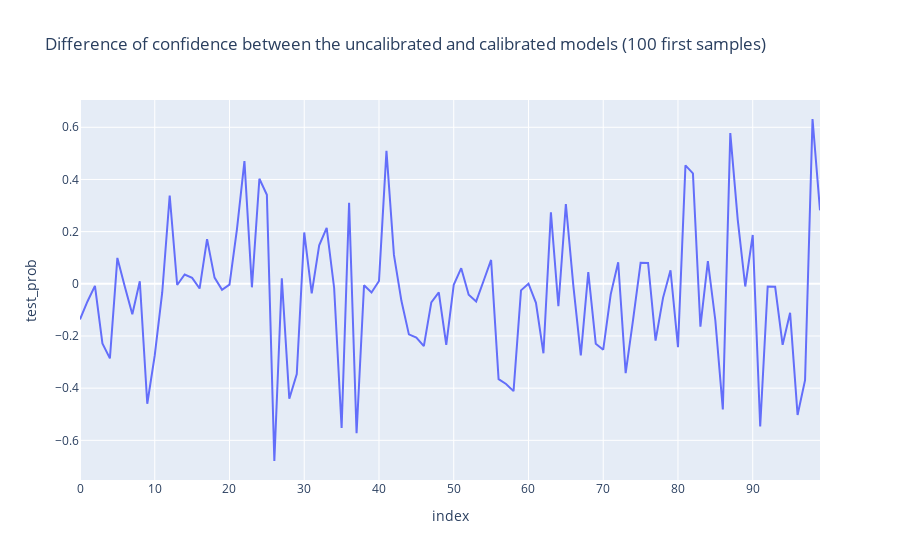

Notebook code for this chart:
### Code cell
fig = px.line(to_plot, y="test_prob", 
             title='Difference of confidence between the uncalibrated and calibrated models (100 first samples)')

fig.show()

### Figure 1 — Plotly figure (JSON) as saved in the notebook; plotly's stock layout.template omitted (floating-point values rounded to 4 significant figures)
{"data": [{"hovertemplate": "index=%{x}<br>test_prob=%{y}<extra></extra>", "legendgroup": "", "line": {"color": "#636efa", "dash": "solid"}, "mode": "lines", "name": "", "orientation": "v", "showlegend": false, "type": "scatter", "x": [0, 1, 2, 3, 4, 5, 6, 7, 8, 9, 10, 11, 12, 13, 14, 15, 16, 17, 18, 19, 20, 21, 22, 23, 24, 25, 26, 27, 28, 29, 30, 31, 32, 33, 34, 35, 36, 37, 38, 39, 40, 41, 42, 43, 44, 45, 46, 47, 48, 49, 50, 51, 52, 53, 54, 55, 56, 57, 58, 59, 60, 61, 62, 63, 64, 65, 66, 67, 68, 69, 70, 71, 72, 73, 74, 75, 76, 77, 78, 79, 80, 81, 82, 83, 84, 85, 86, 87, 88, 89, 90, 91, 92, 93, 94, 95, 96, 97, 98, 99], "xaxis": "x", "y": [-0.1367, -0.06772, -0.007978, -0.2283, -0.2857, 0.09938, -0.01078, -0.1165, 0.01006, -0.4596, -0.2745, -0.03316, 0.3384, -0.004594, 0.03578, 0.02272, -0.01806, 0.1715, 0.02366, -0.02317, -0.003031, 0.2098, 0.4704, -0.01339, 0.4028, 0.341, -0.6792, 0.02087, -0.4407, -0.346, 0.1969, -0.03655, 0.1479, 0.2142, -0.01605, -0.5524, 0.3107, -0.573, -0.00537, -0.03338, 0.01083, 0.5095, 0.1108, -0.06509, -0.1939, -0.2063, -0.2389, -0.07108, -0.03301, -0.2336, -0.003663, 0.05992, -0.04219, -0.06757, 0.01174, 0.09146, -0.3654, -0.3841, -0.4113, -0.02507, 0.0006127, -0.07296, -0.2663, 0.2741, -0.08587, 0.3059, -0.007224, -0.2745, 0.04457, -0.2294, -0.2524, -0.04026, 0.0828, -0.3425, -0.1366, 0.08072, 0.08013, -0.2177, -0.05384, 0.05199, -0.2426, 0.4541, 0.4233, -0.1643, 0.08675, -0.1405, -0.4814, 0.5776, 0.2439, -0.01032, 0.1874, -0.5472, -0.01064, -0.01157, -0.2339, -0.1112, -0.5026, -0.3694, 0.6318, 0.2817], "yaxis": "y"}], "layout": {"legend": {"tracegroupgap": 0}, "title": {"text": "Difference of confidence between the uncalibrated and calibrated models (100 first samples)"}, "xaxis": {"anchor": "y", "domain": [0, 1], "title": {"text": "index"}}, "yaxis": {"anchor": "x", "domain": [0, 1], "title": {"text": "test_prob"}}}}
